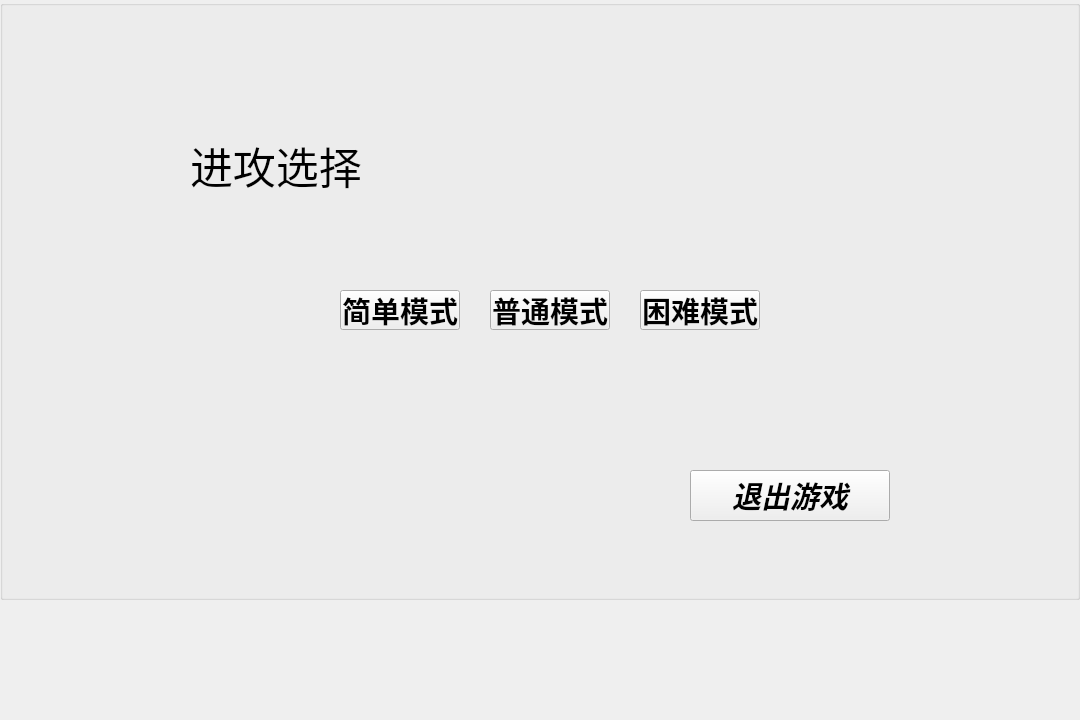
<?xml version="1.0" encoding="UTF-8"?>
<ui version="4.0">
 <class>mainpage</class>
 <widget class="QWidget" name="mainpage">
  <property name="geometry">
   <rect>
    <x>0</x>
    <y>0</y>
    <width>1080</width>
    <height>720</height>
   </rect>
  </property>
  <property name="windowTitle">
   <string>Form</string>
  </property>
  <widget class="QGroupBox" name="groupBox">
   <property name="geometry">
    <rect>
     <x>0</x>
     <y>0</y>
     <width>1080</width>
     <height>600</height>
    </rect>
   </property>
   <property name="title">
    <string/>
   </property>
   <widget class="QLabel" name="label_2">
    <property name="geometry">
     <rect>
      <x>190</x>
      <y>130</y>
      <width>201</width>
      <height>71</height>
     </rect>
    </property>
    <property name="font">
     <font>
      <family>华文新魏</family>
      <pointsize>32</pointsize>
      <bold>false</bold>
     </font>
    </property>
    <property name="text">
     <string>进攻选择</string>
    </property>
   </widget>
   <widget class="QPushButton" name="pushButton_1">
    <property name="geometry">
     <rect>
      <x>340</x>
      <y>290</y>
      <width>120</width>
      <height>40</height>
     </rect>
    </property>
    <property name="font">
     <font>
      <family>华文新魏</family>
      <pointsize>22</pointsize>
      <italic>false</italic>
      <bold>true</bold>
     </font>
    </property>
    <property name="text">
     <string>简单模式</string>
    </property>
   </widget>
   <widget class="QPushButton" name="pushButton_2">
    <property name="geometry">
     <rect>
      <x>490</x>
      <y>290</y>
      <width>120</width>
      <height>40</height>
     </rect>
    </property>
    <property name="font">
     <font>
      <family>华文新魏</family>
      <pointsize>22</pointsize>
      <italic>false</italic>
      <bold>true</bold>
     </font>
    </property>
    <property name="text">
     <string>普通模式</string>
    </property>
   </widget>
   <widget class="QPushButton" name="pushButton_3">
    <property name="geometry">
     <rect>
      <x>640</x>
      <y>290</y>
      <width>120</width>
      <height>40</height>
     </rect>
    </property>
    <property name="font">
     <font>
      <family>华文新魏</family>
      <pointsize>22</pointsize>
      <italic>false</italic>
      <bold>true</bold>
     </font>
    </property>
    <property name="text">
     <string>困难模式</string>
    </property>
   </widget>
   <widget class="QPushButton" name="pushButton_4">
    <property name="geometry">
     <rect>
      <x>690</x>
      <y>470</y>
      <width>200</width>
      <height>51</height>
     </rect>
    </property>
    <property name="font">
     <font>
      <family>华文新魏</family>
      <pointsize>22</pointsize>
      <italic>true</italic>
      <bold>true</bold>
     </font>
    </property>
    <property name="text">
     <string>退出游戏</string>
    </property>
   </widget>
  </widget>
 </widget>
 <resources/>
 <connections/>
</ui>
